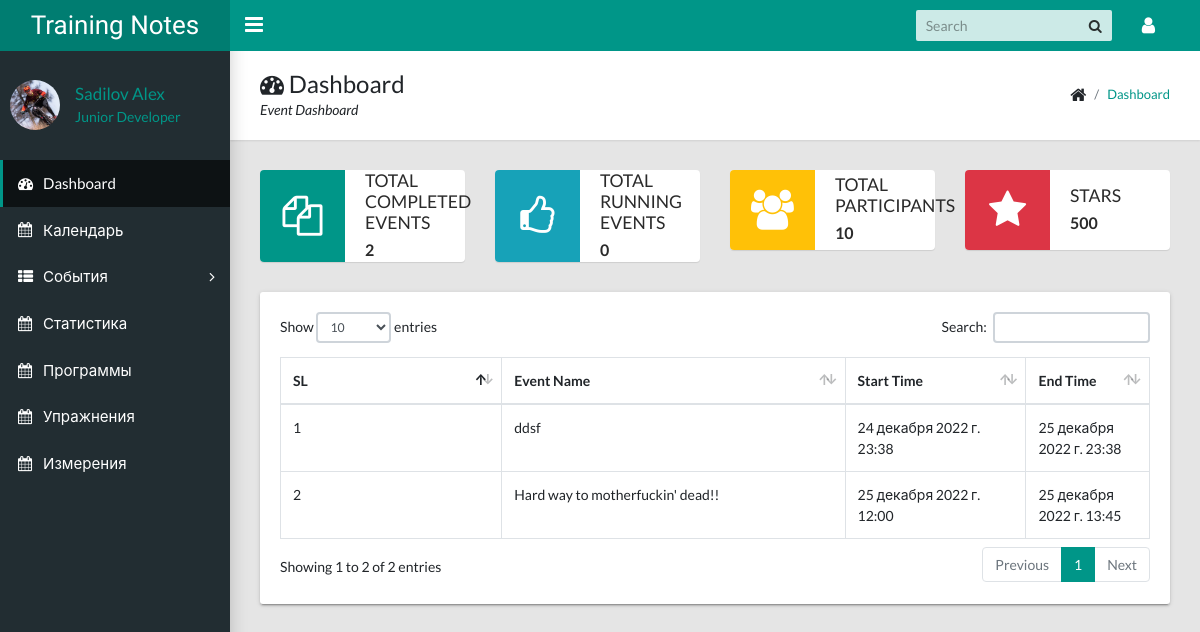
Screenshot of / (signed in) with the database file from the repository.
### calendarapp/models/event.py (models this page shows, shortened)
class Event(EventAbstract):
    user = models.ForeignKey(User, on_delete=models.CASCADE, related_name="events")
    title = models.CharField("Название тренировки", max_length=200, unique=True)
    description = models.TextField("Описание тренировки", blank=True)
    start_time = models.DateTimeField("Время начала")
    end_time = models.DateTimeField("Время окончания")
    tasks = models.ManyToManyField(TrainingTask, verbose_name="Упражнения")
    objects = EventManager()
    def __str__(self):
        return self.title
    def get_absolute_url(self):
        return reverse("calendarapp:event-detail", args=(self.id,))
    @property
    def get_html_url(self):
        url = reverse("calendarapp:event-detail", args=(self.id,))
        return f'<a href="{url}"> {self.name} </a>'
    class Meta:
        verbose_name = "Тренировка"
        verbose_name_plural = "Тренировки"
    """

    user = models.ForeignKey(User, on_delete=models.CASCADE, related_name="events")
    title = models.CharField(max_length=200, unique=True)
    description = models.TextField()
    start_time = models.DateTimeField()
    end_time = models.DateTimeField()

    objects = EventManager()

    def __str__(self):
        return self.title

    def get_absolute_url(self):
        return reverse("calendarapp:event-detail", args=(self.id,))

    @property
    def get_html_url(self):
        url = reverse("calendarapp:event-detail", args=(self.id,))
        return f'<a href="{url}"> {self.title} </a>'

    """

### training_configurator/views.py (the view)
# urls.py: path("", DashboardView.as_view(), name="dashboard"),
class DashboardView(LoginRequiredMixin, View):
    login_url = "accounts:signin"
    template_name = "calendarapp/dashboard.html"
    def get(self, request, *args, **kwargs):
        events = Event.objects.get_all_events(user=request.user)
        running_events = Event.objects.get_running_events(user=request.user)
        latest_events = Event.objects.filter(user=request.user).order_by("-id")[:10]
        context = {
            "total_event": events.count(),
            "running_events": running_events,
            "latest_events": latest_events,
        }
        return render(request, self.template_name, context)

### calendarapp/models/event.py (called while the page is built)
    def get_all_events(self, user):
        events = Event.objects.filter(user=user, is_active=True, is_deleted=False)
        return events

    def get_running_events(self, user):
        running_events = Event.objects.filter(
            user=user,
            is_active=True,
            is_deleted=False,
            end_time__gte=datetime.now().date(),
        ).order_by("start_time")
        return running_events

### templates/calendarapp/dashboard.html (shortened to what this page needs)
{% extends 'base/base.html' %}
{% load static %}
{% block breadcrumb %}
    <div>
        <h1><i class="fa fa-dashboard"></i> Dashboard</h1>
        <p>Event Dashboard</p>
    </div>
    <ul class="app-breadcrumb breadcrumb">
        <li class="breadcrumb-item"><i class="fa fa-home fa-lg"></i></li>
        <li class="breadcrumb-item"><a href="#">Dashboard</a></li>
    </ul>
{% endblock breadcrumb %}
{% block content %}
<div class="row">
    <div class="col-md-6 col-lg-3">
        <div class="widget-small primary coloured-icon">
            <i class="icon fa fa-files-o fa-3x"></i>
            <div class="info">
                <h4>Total Completed Events</h4>
                <p><b>{{ total_event }}</b></p>
            </div>
        </div>
    </div>
    <div class="col-md-6 col-lg-3">
        <div class="widget-small info coloured-icon">
            <i class="icon fa fa-thumbs-o-up fa-3x"></i>
            <div class="info">
                <h4>Total Running Events</h4>
                <p><b>{{ running_events.count }}</b></p>
            </div>
        </div>
    </div>
    <div class="col-md-6 col-lg-3">
        <div class="widget-small warning coloured-icon">
            <i class="icon fa fa-users fa-3x"></i>
            <div class="info">
                <h4>Total Participants</h4>
                <p><b>10</b></p>
            </div>
        </div>
    </div>
    <div class="col-md-6 col-lg-3">
        <div class="widget-small danger coloured-icon">
            <i class="icon fa fa-star fa-3x"></i>
            <div class="info">
                <h4>Stars</h4>
                <p><b>500</b></p>
            </div>
        </div>
    </div>
    <div class="col-md-12">
        <div class="tile">
            <div class="tile-body">
                <div class="table-responsive">
                    <div id="sampleTable_wrapper" class="dataTables_wrapper container-fluid dt-bootstrap4 no-footer">
                        <div class="row">
                            <div class="col-sm-12">
                                <table class="table table-hover table-bordered dataTable no-footer" id="sampleTable" role="grid" aria-describedby="sampleTable_info">
                                    <thead>
                                        <tr role="row">
                                            <th class="sorting_asc" tabindex="0" aria-controls="sampleTable" rowspan="1" colspan="1" aria-sort="ascending" aria-label="Name: activate to sort column descending" style="width: 261.641px;">SL</th>
                                            <th class="sorting" tabindex="0" aria-controls="sampleTable" rowspan="1" colspan="1" aria-label="Position: activate to sort column ascending" style="width: 417.312px;">Event Name</th>
                                            <th class="sorting" tabindex="0" aria-controls="sampleTable" rowspan="1" colspan="1" aria-label="Office: activate to sort column ascending" style="width: 189.281px;">Start Time</th>
                                            <th class="sorting" tabindex="0" aria-controls="sampleTable" rowspan="1" colspan="1" aria-label="Age: activate to sort column ascending" style="width: 102.141px;">End Time</th>
                                        </tr>
                                    </thead>
                                    <tbody>
                                        {% for event in latest_events %}
                                            <tr role="row" class="odd">
                                                <td class="sorting_1">{{ forloop.counter }}</td>
                                                <td>{{ event.title }}</td>
                                                <td>{{ event.start_time }}</td>
                                                <td>{{ event.end_time }}</td>
                                            </tr>
                                        {% endfor %}
                                    </tbody>
                                </table>
                            </div>
                        </div>
                    </div>
                </div>
            </div>
        </div>
    </div>
</div>
{% endblock content %}

### rows the page displays
Event: title "ddsf", start_time "24 декабря 2022 г. 23:38", end_time "25 декабря 2022 г. 23:38"
Event: title "Hard way to motherfuckin' dead!!", start_time "25 декабря 2022 г. 12:00", end_time "25 декабря 2022 г. 13:45"

### other values shown
{{ total_event }} "2"
{{ running_events.count }} "0"
